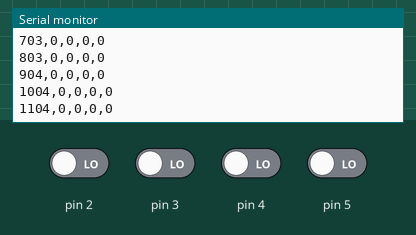
Simulated run of this sketch. Board: Arduino Uno, built with avr-gcc and run on an emulated ATmega328P. On the bench: the last lines printed to the serial monitor. Inputs (shaded band) come from the test bench; at power-on: pin 2–5 LOW.

Above: at 1.2 s.
1.3 s: pin 2 driven HIGH
At 1.31 s:
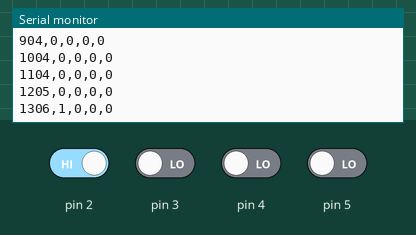
2.8 s: pin 3 driven HIGH
At 2.82 s:
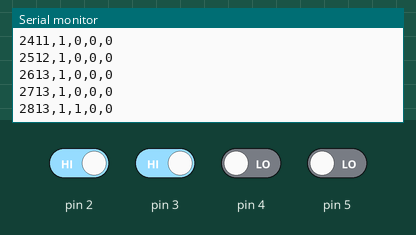
4.3 s: pin 4 driven HIGH
At 4.33 s:
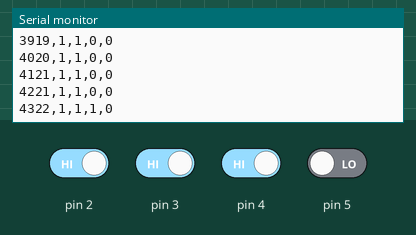
5.8 s: pin 5 driven HIGH
At 5.84 s:
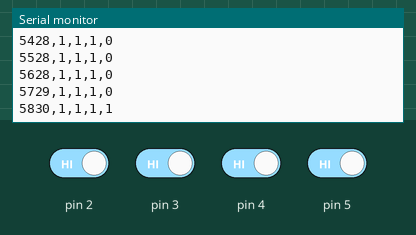
7.3 s: pin 2 driven LOW
At 7.34 s:
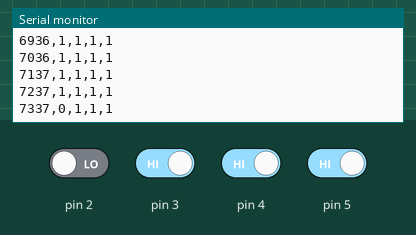
8.8 s: pin 3 driven LOW
At 8.85 s:
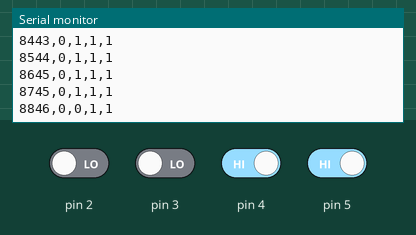
Timing chart, 0 to 11.3 s (numbered marks = the images above; inputs shaded):
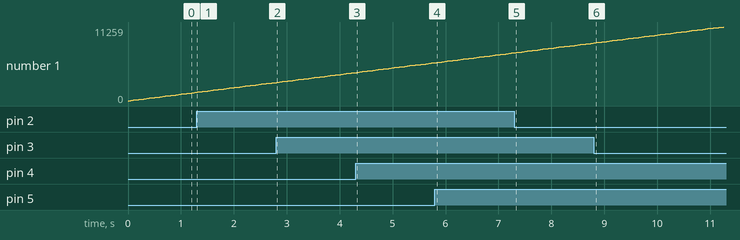

Measured:
- after the input at 1.3 s, the serial monitor: prints a new line at once (image 1)
- after the input at 2.8 s, the serial monitor: prints a new line at once (image 2)
- after the input at 4.3 s, the serial monitor: prints a new line at once (image 3)
- after the input at 5.8 s, the serial monitor: prints a new line at once (image 4)
- after the input at 7.3 s, the serial monitor: prints a new line at once (image 5)
- after the input at 8.8 s, the serial monitor: prints a new line after 0.05 s (image 6)

The sketch:

rpm_input_check.ino
```cpp
// Slow hand-test only: print the four receiver logic levels at 10 Hz.
// D2-D5 remain inputs. No motor, sync, or other control output is generated.
// External pull-ups and the 74HC14 circuit provide the input levels.

void setup() {
  for (int pin = 2; pin <= 5; ++pin) {
    pinMode(pin, INPUT);
  }
  Serial.begin(115200);
  Serial.println("ms,D2,D3,D4,D5");
}

void loop() {
  Serial.print(millis());
  for (int pin = 2; pin <= 5; ++pin) {
    Serial.print(',');
    Serial.print(digitalRead(pin));
  }
  Serial.println();
  delay(100);
}
```
